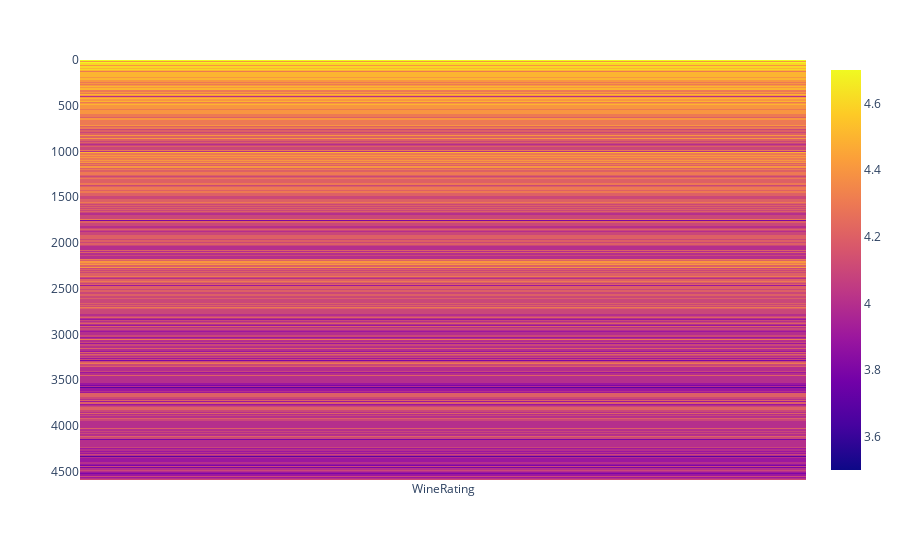

Notebook code cell kept with this figure:
### Markdown cell above
From the histogram we can deduce that the rating of wines follows a somewhat bell shape normal distribution. There are only a few wines given the rating of 4.6 and above, with most wines falling in the 4.1 and 4.2 region.

### Code cell
## By generating a heat map, we can also decode that we only have a few wine names with ratings of more than 4.5 
## (depicted as yellow) as compared to other colors. 
def basic_heat_map():

    fig = px.imshow(df[['WineRating']])

    fig.show()
    
    return

basic_heat_map()

### Figure 1 — Plotly figure (JSON) as saved in the notebook; plotly's stock layout.template omitted (floating-point values rounded to 4 significant figures; data arrays with more than 128 entries replaced by an {"elided": "..."} marker saying what was removed)
{"data": [{"coloraxis": "coloraxis", "hovertemplate": "x: %{x}<br>y: %{y}<br>color: %{z}<extra></extra>", "name": "0", "type": "heatmap", "x": ["WineRating"], "xaxis": "x", "y": {"elided": "4217 int values"}, "yaxis": "y", "z": {"elided": "4217x1 float values"}}], "layout": {"autosize": true, "coloraxis": {"colorscale": [[0, "#0d0887"], [0.1111, "#46039f"], [0.2222, "#7201a8"], [0.3333, "#9c179e"], [0.4444, "#bd3786"], [0.5556, "#d8576b"], [0.6667, "#ed7953"], [0.7778, "#fb9f3a"], [0.8889, "#fdca26"], [1, "#f0f921"]]}, "margin": {"t": 60}, "xaxis": {"anchor": "y", "autorange": true, "constrain": "domain", "domain": [0, 1], "range": [-0.5, 0.5], "scaleanchor": "y", "type": "category"}, "yaxis": {"anchor": "x", "autorange": true, "constrain": "domain", "domain": [0, 1], "range": [4593, -0.5], "type": "linear"}}}
